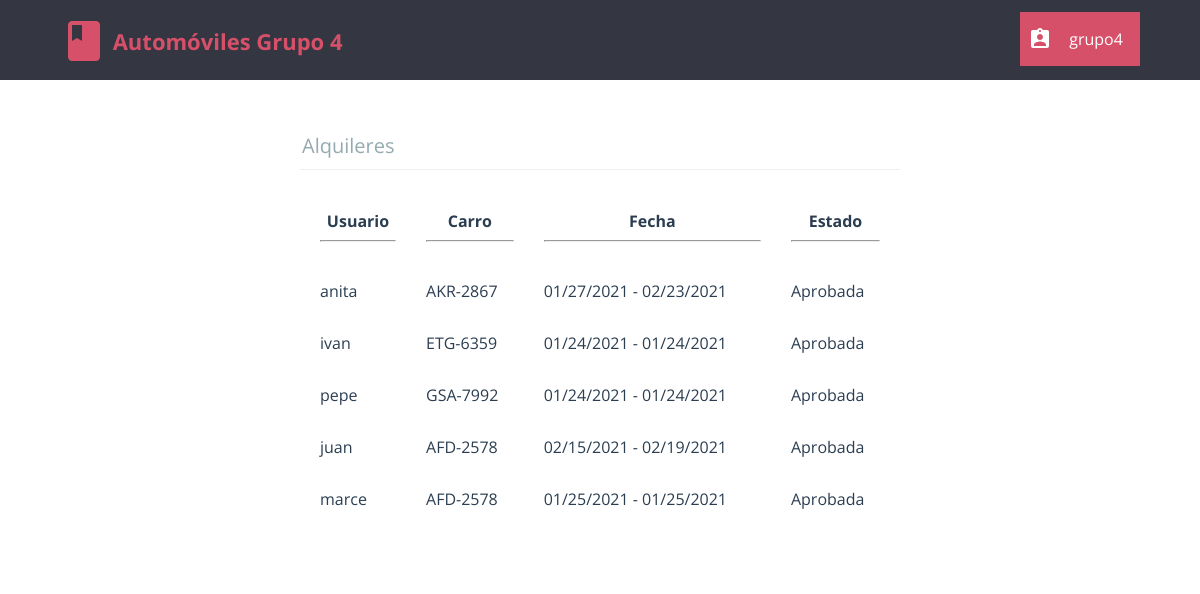
/librarian/alquileres.php (signed in), run on the app's committed database.
### tables this page shows
CREATE TABLE `pending_book_requests` (
  `request_id` int(11) NOT NULL,
  `member` varchar(20) NOT NULL,
  `book_isbn` varchar(13) NOT NULL,
  `time` varchar(50) NOT NULL,
  `estado` varchar(20) NOT NULL DEFAULT 'pendiente'
);

### librarian/alquileres.php (the view, shortened to what this page needs)
<?php
require "../db_connect.php";
require "header_librarian.php";
?>
<html>
<head>
	<link rel="stylesheet" type="text/css" href="../css/global_styles.css">
	<link rel="stylesheet" type="text/css" href="../css/custom_checkbox_style.css">
	<link rel="stylesheet" type="text/css" href="css/pending_book_requests_style.css">
</head>
<body>
	<?php
	$query = $con->prepare("SELECT * FROM pending_book_requests;");
	$query->execute();
	$result = $query->get_result();;
	$rows = mysqli_num_rows($result);
	if ($rows == 0)
		echo "<h2 align='center'>Sin solicitudes pendientes</h2>";
	else {
		echo "<form class='cd-form' method='POST' action='#'>";
		echo "<legend>Alquileres</legend>";
		echo "<table width='100%' cellpadding=10 cellspacing=10>
						<tr>
							<th>Usuario<hr></th>
							<th>Carro<hr></th>
							<th>Fecha<hr></th>
							<th>Estado<hr></th>
						</tr>";
		for ($i = 0; $i < $rows; $i++) {
			$row = mysqli_fetch_array($result);
			echo "<tr>";
			for ($j = 1; $j < 5; $j++)
				echo "<td>" . $row[$j] . "</td>";
			echo "</tr>";
		}
		echo "</table>";
		echo "<br /><br /><div style='float: right;'>";
		echo "</div>";
		echo "</form>";
	}

### librarian/css/header_librarian_style.css (style rules this page uses)
html * { -webkit-font-smoothing: antialiased; -moz-osx-font-smoothing: grayscale; }
*, *:after, *:before { -webkit-box-sizing: border-box; -moz-box-sizing: border-box; box-sizing: border-box; }
body { font-size: 100%; font-family: "Open Sans", sans-serif; background-color: white; margin: 0; }

### css/global_styles.css (style rules this page uses)
*, *::after, *::before { -webkit-box-sizing: border-box; -moz-box-sizing: border-box; box-sizing: border-box; }
html { font-size: 62.5%; }
body { font-size: 1.8rem; font-family: "Open Sans", sans-serif; color: #2b3e51; background-color: #ffffff; }

### librarian/css/pending_book_requests_style.css (style rules this page uses)
.cd-form { width: 90%; max-width: 600px; margin: 4em auto; font-size: 1.3rem; color: #94aab0; margin-bottom: 10px; display: block; }
.cd-form::after { clear: both; content: ""; display: table; }
.cd-form legend { padding-bottom: 10px; margin-bottom: 20px; font-size: 2rem; border-bottom: 1px solid #ecf0f1; }
.cd-form legend { display: block; width: 100%; -webkit-appearance: none; -moz-appearance: none; -ms-appearance: none; -o-appearance: none; appearance: none; }

### data on the page
pending_book_requests: member "anita", book_isbn "AKR-2867", time "01/27/2021 - 02/23/2021", estado "Aprobada"
pending_book_requests: member "ivan", book_isbn "ETG-6359", time "01/24/2021 - 01/24/2021", estado "Aprobada"
pending_book_requests: member "pepe", book_isbn "GSA-7992", time "01/24/2021 - 01/24/2021", estado "Aprobada"
pending_book_requests: member "juan", book_isbn "AFD-2578", time "02/15/2021 - 02/19/2021", estado "Aprobada"
pending_book_requests: member "marce", book_isbn "AFD-2578", time "01/25/2021 - 01/25/2021", estado "Aprobada"

### other printed values
$_SESSION['username'] "grupo4"
